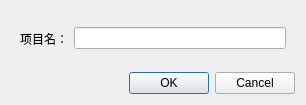
<?xml version="1.0" encoding="UTF-8"?>
<ui version="4.0">
 <class>Dialog2</class>
 <widget class="QDialog" name="Dialog2">
  <property name="geometry">
   <rect>
    <x>0</x>
    <y>0</y>
    <width>306</width>
    <height>105</height>
   </rect>
  </property>
  <property name="windowTitle">
   <string>Dialog</string>
  </property>
  <layout class="QVBoxLayout" name="verticalLayout">
   <item>
    <widget class="QWidget" name="widget" native="true">
     <layout class="QHBoxLayout" name="horizontalLayout">
      <item>
       <widget class="QLabel" name="label">
        <property name="text">
         <string>项目名：</string>
        </property>
       </widget>
      </item>
      <item>
       <widget class="QLineEdit" name="lineEdit"/>
      </item>
     </layout>
    </widget>
   </item>
   <item>
    <widget class="QDialogButtonBox" name="buttonBox">
     <property name="orientation">
      <enum>Qt::Horizontal</enum>
     </property>
     <property name="standardButtons">
      <set>QDialogButtonBox::Cancel|QDialogButtonBox::Ok</set>
     </property>
    </widget>
   </item>
  </layout>
 </widget>
 <resources/>
 <connections>
  <connection>
   <sender>buttonBox</sender>
   <signal>accepted()</signal>
   <receiver>Dialog2</receiver>
   <slot>accept()</slot>
   <hints>
    <hint type="sourcelabel">
     <x>248</x>
     <y>254</y>
    </hint>
    <hint type="destinationlabel">
     <x>157</x>
     <y>274</y>
    </hint>
   </hints>
  </connection>
  <connection>
   <sender>buttonBox</sender>
   <signal>rejected()</signal>
   <receiver>Dialog2</receiver>
   <slot>reject()</slot>
   <hints>
    <hint type="sourcelabel">
     <x>316</x>
     <y>260</y>
    </hint>
    <hint type="destinationlabel">
     <x>286</x>
     <y>274</y>
    </hint>
   </hints>
  </connection>
 </connections>
</ui>
